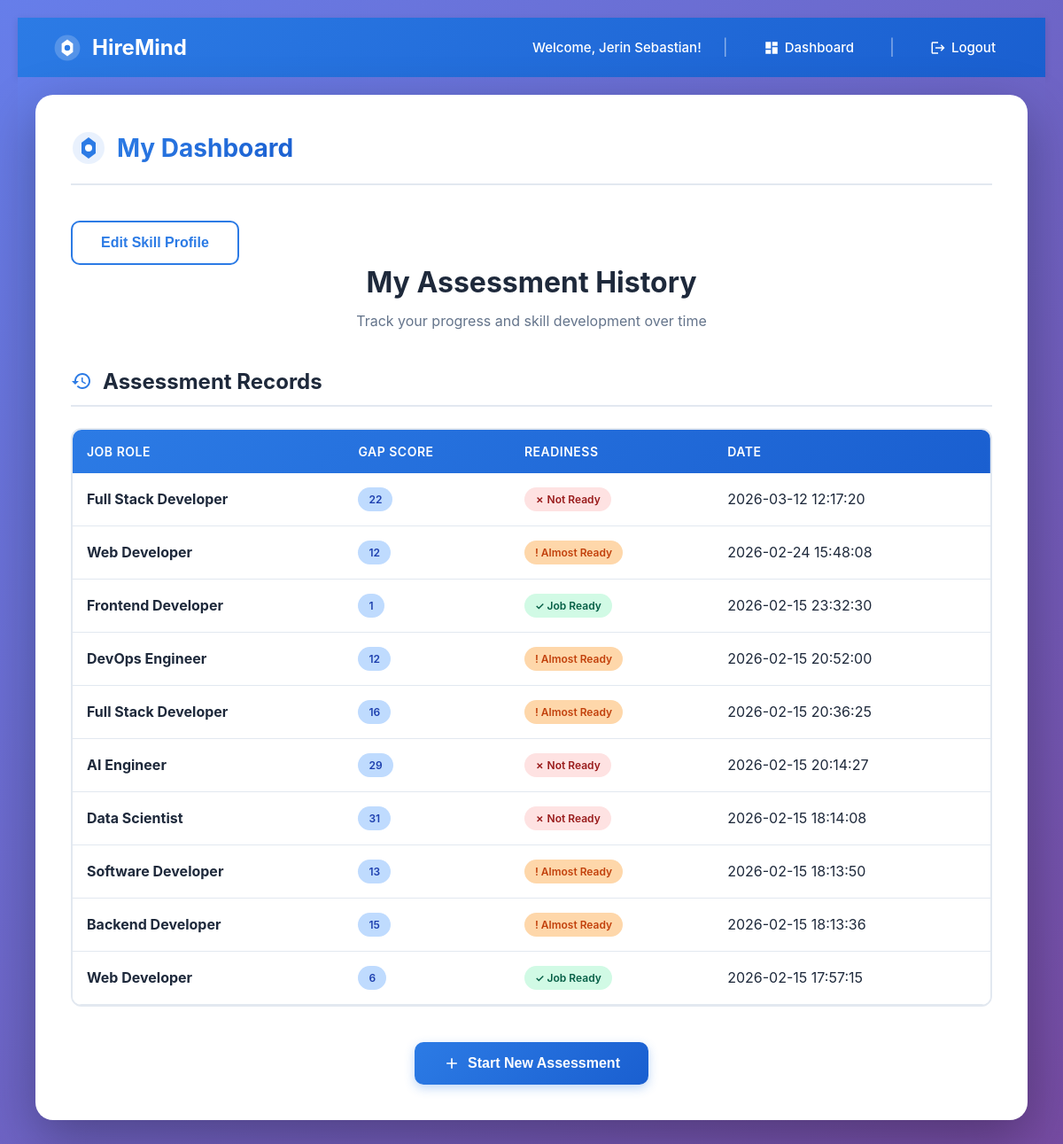
Before: /dashboard (signed in) with the older database file.
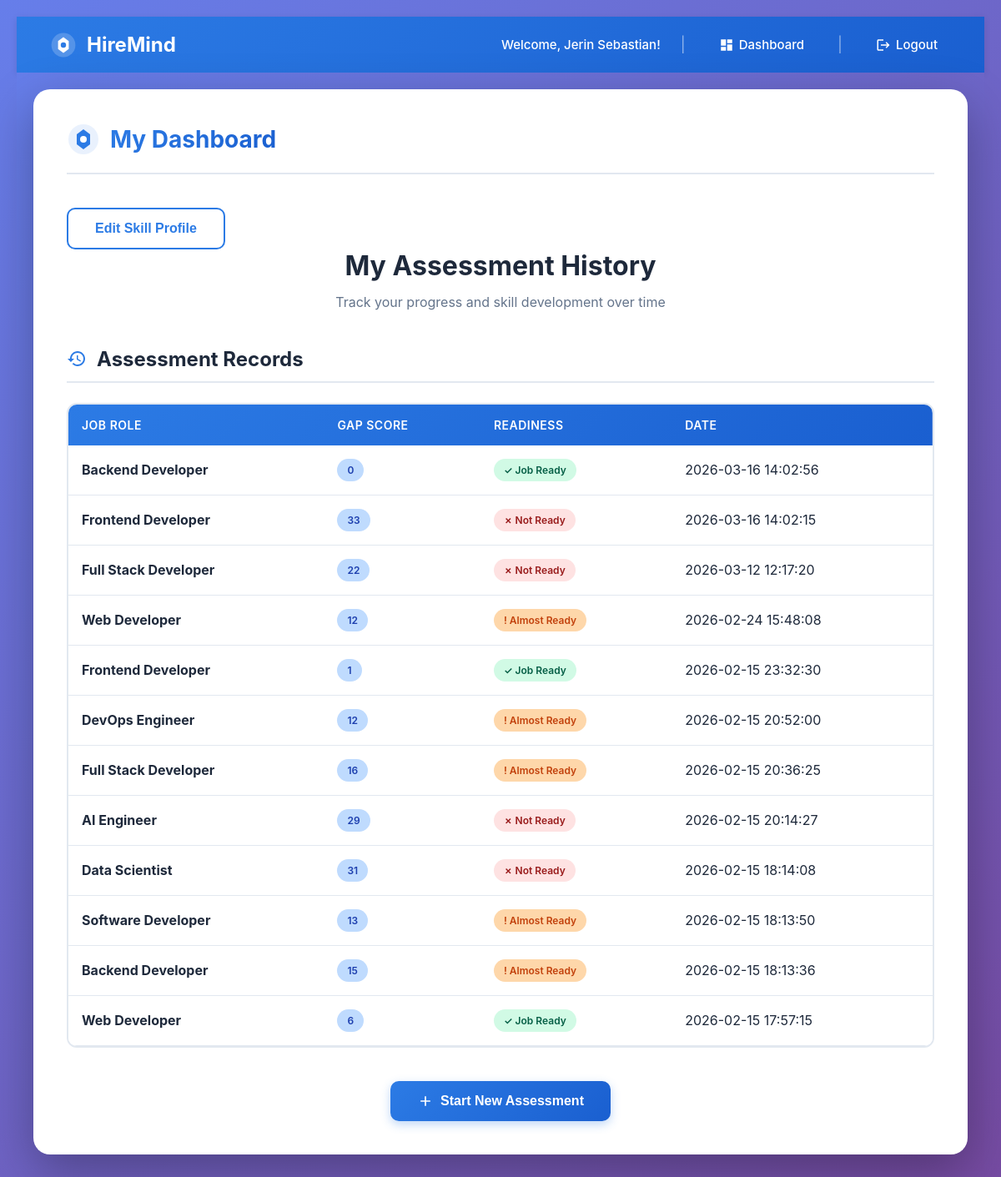
After: the same page with the newer database file.
### tables this page shows
CREATE TABLE assessments (
            id INTEGER PRIMARY KEY AUTOINCREMENT,
            user_id INTEGER,
            job_role TEXT,
            total_gap INTEGER,
            readiness TEXT,
            created_at TEXT,
            FOREIGN KEY (user_id) REFERENCES users(id)
        );

### app.py (the view)
@app.route('/dashboard')
def dashboard():
    if 'user_id' not in session:
        return redirect(url_for('login'))
    conn = sqlite3.connect("hiremind.db")
    cursor = conn.cursor()
    cursor.execute("""
        SELECT id, job_role, total_gap, readiness, created_at
        FROM assessments
        WHERE user_id = ?
        ORDER BY created_at DESC
    """, (session['user_id'],))
    assessments = cursor.fetchall()
    conn.close()
    return render_template('dashboard.html', assessments=assessments)

### templates/dashboard.html (shortened to what this page needs)
{% extends "base.html" %}
{% block content %}
<head>
    <link rel="stylesheet" href="{{ url_for('static', filename='style.css') }}">
</head>
<div style="padding: 20px;">
    <div class="container">
        <div class="header">
            <div class="logo">
                <svg width="40" height="40" viewBox="0 0 40 40" fill="none">
                    <circle cx="20" cy="20" r="18" fill="#2C7BE5" opacity="0.1"/>
                    <path d="M20 8L28 14V26L20 32L12 26V14L20 8Z" fill="#2C7BE5"/>
                    <circle cx="20" cy="20" r="4" fill="white"/>
                </svg>
                <h1>My Dashboard</h1>
            </div>
        </div>
        <button onclick="window.location.href='/edit_skills'" class="btn-secondary">
        Edit Skill Profile
        </button>
        <div class="content-header">
            <h2>My Assessment History</h2>
            <p class="subtitle">Track your progress and skill development over time</p>
        </div>
        {% if assessments %}
        <div class="section">
            <h3 class="section-title">
                <svg width="24" height="24" viewBox="0 0 24 24" fill="currentColor">
                    <path d="M13 3c-4.97 0-9 4.03-9 9H1l3.89 3.89.07.14L9 12H6c0-3.87 3.13-7 7-7s7 3.13 7 7-3.13 7-7 7c-1.93 0-3.68-.79-4.94-2.06l-1.42 1.42C8.27 19.99 10.51 21 13 21c4.97 0 9-4.03 9-9s-4.03-9-9-9zm-1 5v5l4.28 2.54.72-1.21-3.5-2.08V8H12z"/>
                </svg>
                Assessment Records
            </h3>
            <div class="table-container">
                <table class="modern-table">
                    <thead>
                        <tr>
                            <th>Job Role</th>
                            <th>Gap Score</th>
                            <th>Readiness</th>
                            <th>Date</th>
                        </tr>
                    </thead>
                    <tbody>
                        {% for a in assessments %}
                        <tr onclick="window.location.href='/assessment/{{ a[0] }}'" style="cursor:pointer;">
                            <td><strong>{{ a[1] }}</strong></td>
                            <td><span class="level-badge level-2">{{ a[2] }}</span></td>
                            <td>
                                <span class="status-badge {% if 'Job Ready' in a[3] %}status-Strong{% elif 'Almost' in a[3] %}status-Weak{% else %}status-Missing{% endif %}">
                                    {% if 'Job Ready' in a[3] %}✓
                                    {% elif 'Almost' in a[3] %}!
                                    {% else %}✗
                                    {% endif %}
                                    {{ a[3] }}
                                </span>
                            </td>
                            <td>{{ a[4] }}</td>
                        </tr>
                        {% endfor %}
                    </tbody>
                </table>
            </div>
        </div>
        {% endif %}
        <div class="button-container">
            <button onclick="window.location.href='/'" class="btn-primary">
                <svg width="20" height="20" viewBox="0 0 24 24" fill="currentColor">
                    <path d="M19 13h-6v6h-2v-6H5v-2h6V5h2v6h6v2z"/>
                </svg>
                Start New Assessment
            </button>
        </div>
    </div>
</div>
{% endblock %}

Changed rows visible on the page:
added assessments: job_role "Backend Developer", total_gap "0", readiness "Job Ready", created_at "2026-03-16 14:02:56"
added assessments: job_role "Frontend Developer", total_gap "33", readiness "Not Ready", created_at "2026-03-16 14:02:15"
